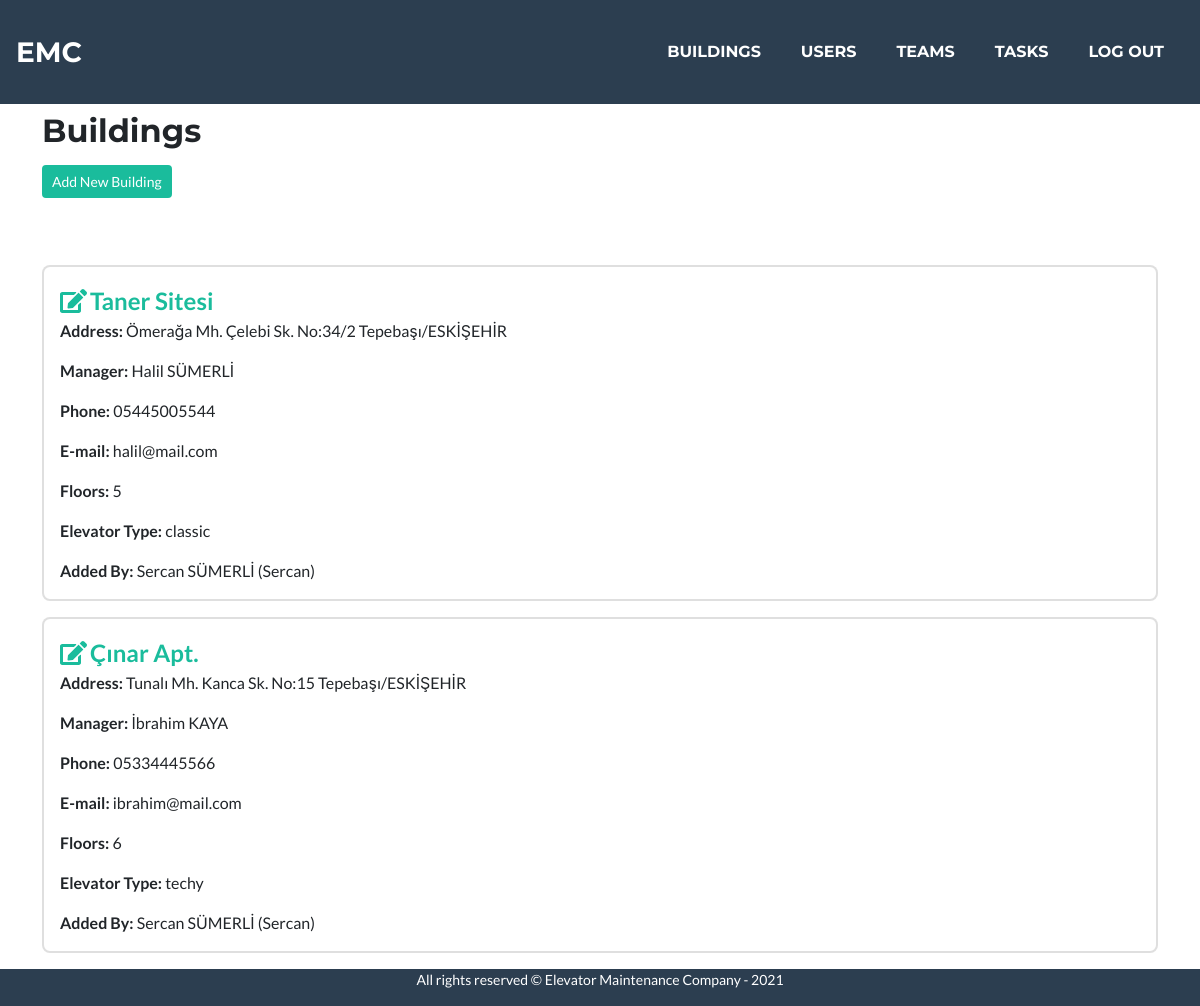
The app's page /buildings (signed in), older data.
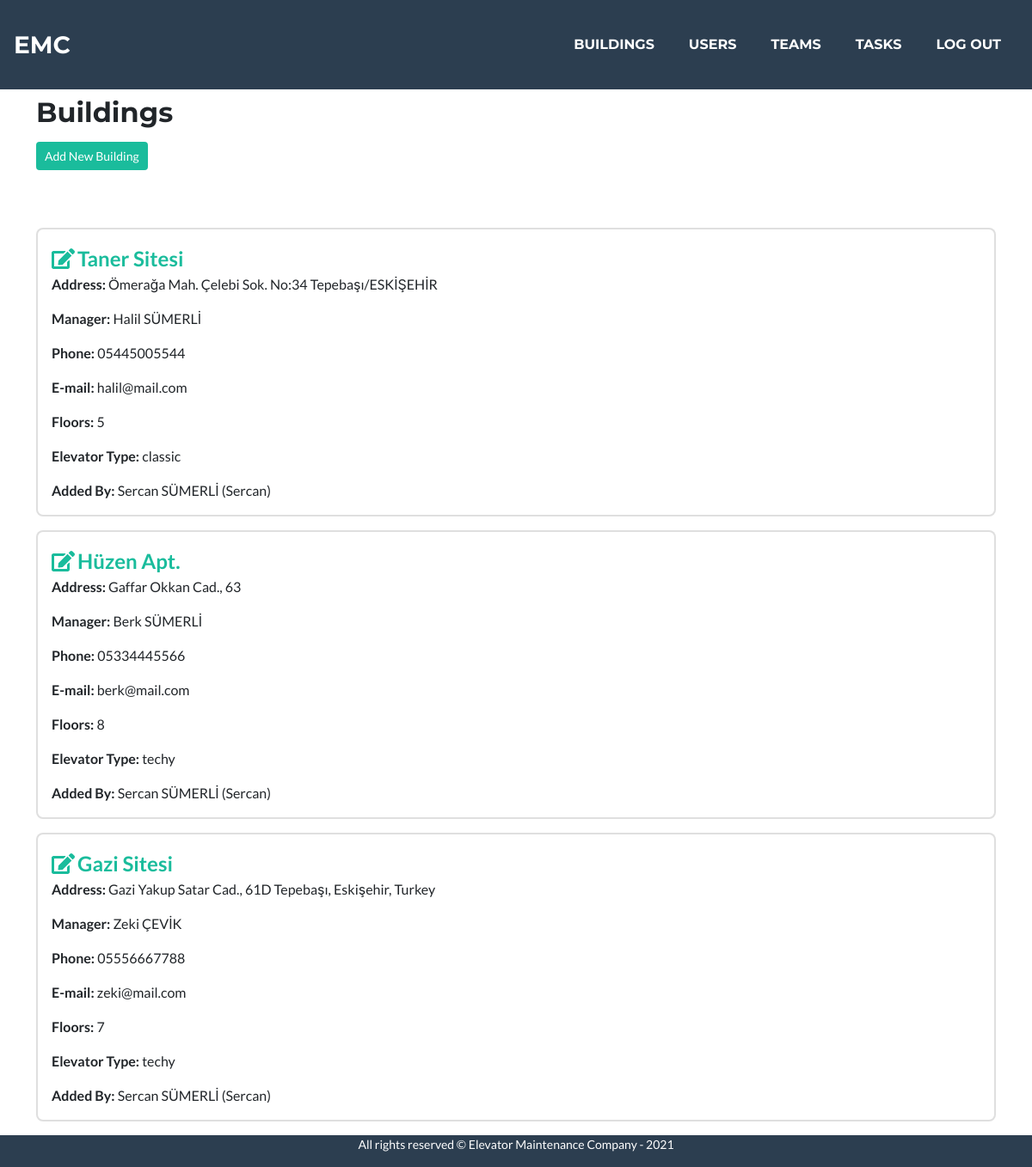
The same page, newer data.
### maintenance/models.py (models this page shows, shortened)
class Building(models.Model):
    address = models.CharField(max_length=300)
    coordinates = models.CharField(null=True, max_length=32)
    name = models.CharField(max_length=50)
    manager = models.CharField(max_length=100)
    phone_message = 'Phone number must be entered in the format: 05xxxxxxxxx'
    phone_regex = RegexValidator(
        regex=r'^(05)\d{9}$',
        message=phone_message
    )
    phone = models.CharField(validators=[phone_regex], max_length=11,
                             null=True, blank=True)
    email = models.EmailField(null=True, blank=True, max_length=100)
    floors = models.PositiveSmallIntegerField(default=2, validators=[MinValueValidator(2), MaxValueValidator(25)])
    elevator_type = models.CharField(max_length=100)
    creator = models.ForeignKey(User, on_delete=PROTECT, related_name="BuildingCreator")
    status = models.BooleanField(default=True)

class User(AbstractUser):
    confirmed = models.BooleanField(default=False)

### maintenance/views.py (the view)
# urls.py: path("buildings", views.buildings, name="buildings"),
@login_required
def buildings(request):
    buildings = Building.objects.filter(status=True)
    return render(request, "maintenance/buildings.html", {
        "buildings":buildings
    })

### maintenance/templates/maintenance/buildings.html (shortened to what this page needs)
{% extends "maintenance/layout.html" %}
{% load static %}
{% block main %}
    <h2>Buildings</h2>
    <div style="margin-top:15px; height: 100px;">
        <a href="{% url 'addBuilding' %}" class="btn btn-sm btn-primary" style="float: left;">Add New Building</a>
    </div>
    {% if buildings %}
        <section id="buildingsCardView">
        {% for building in buildings %}
            <div class="card mb-3">
                <div class="row">
                <div class="col-md-8">
                    <div class="card-body">
                        <a href="" style="text-decoration: none;"><i class="fa fa-edit" style="font-size: 24px;"></i> <strong style="font-size:24px">{{ building.name }}</strong></a>
                        <p class="card-text"><strong>Address: </strong>{{ building.address }}</p>
                        <p class="card-text"><strong>Manager: </strong>{{ building.manager }}</p>
                        <p class="card-text"><strong>Phone: </strong>{{ building.phone }}</p>
                        <p class="card-text"><strong>E-mail: </strong>{{ building.email }}</p>
                        <p class="card-text"><strong>Floors: </strong>{{ building.floors }}</p>
                        <p class="card-text"><strong>Elevator Type: </strong>{{ building.elevator_type }}</p>
                        <p class="card-text"><strong>Added By: </strong>{{ building.creator.first_name }} {{ building.creator.last_name }} ({{ building.creator.username }})</p>
                    </div>
                </div>
                </div>
            </div>
        {% endfor %}
        </section>
    {% else %}
        <div>
            <p>No buildings have been added so far. Click <strong>"Add New Building"</strong> button and add a new building.</p>
        </div>
    {% endif %}
{% endblock %}

### maintenance/templates/maintenance/layout.html (shortened to what this page needs)
{% load static %}
<!DOCTYPE html>
<html lang="en">
    <head>
        <link rel="stylesheet" href="https://cdn.jsdelivr.net/npm/bootstrap@4.5.3/dist/css/bootstrap.min.css">
        <link href="{% static 'maintenance/wstyle.css' %}" rel="stylesheet">
    </head>
    <body id="page-top">
        <nav class="navbar navbar-expand-lg bg-secondary text-uppercase fixed-top" id="mainNav">
                <a class="navbar-brand" href="/">EMC</a>
                <div class="collapse navbar-collapse" id="navbarResponsive">
                    <ul class="navbar-nav ms-auto">
                    {% if request.user.is_authenticated %}
                        <li class="nav-item mx-0 mx-lg-1"><a class="nav-link py-3 px-0 px-lg-3 rounded" href="{% url 'buildings' %}">Buildings</a></li>
                        <li class="nav-item mx-0 mx-lg-1"><a class="nav-link py-3 px-0 px-lg-3 rounded" href="{% url 'userlist' %}">Users</a></li>
                        <li class="nav-item mx-0 mx-lg-1"><a class="nav-link py-3 px-0 px-lg-3 rounded" href="{% url 'teams' %}">Teams</a></li>
                        <li class="nav-item mx-0 mx-lg-1"><a class="nav-link py-3 px-0 px-lg-3 rounded" href="{% url 'tasks' %}">Tasks</a></li>
                        <li class="nav-item mx-0 mx-lg-1"><a class="nav-link py-3 px-0 px-lg-3 rounded" href="{% url 'logout' %}">Log Out</a></li>
                    {% else %}
                        <li class="nav-item mx-0 mx-lg-1"><a class="nav-link py-3 px-0 px-lg-3 rounded" href="{% url 'register' %}">Register</a></li>
                        <li class="nav-item mx-0 mx-lg-1"><a class="nav-link py-3 px-0 px-lg-3 rounded" href="{% url 'login' %}">Login</a></li>
                    {% endif %}
                    </ul>
                </div>
        </nav>
        <main class="container" style="padding-top: 7rem;">
            {% block main %}{% endblock %}
        </main>
        <footer class="small text-center text-muted bg-secondary">
            <p id="footerText">All rights reserved &#169; Elevator Maintenance Company - 2021</p>
        </footer>
    </body>
</html>

Row changes from the older to the newer data that the page shows:
changed Building "Taner Sitesi": address "Ömerağa Mh. Çelebi Sk. No:34/2 Tepebaşı/ESKİŞEHİR" → "Ömerağa Mah. Çelebi Sok. No:34 Tepebaşı/ESKİŞEHİR"
changed Building: name "Çınar Apt." → "Hüzen Apt."; address "Tunalı Mh. Kanca Sk. No:15 Tepebaşı/ESKİŞEHİR" → "Gaffar Okkan Cad., 63"; manager "İbrahim KAYA" → "Berk SÜMERLİ"; email "ibrahim@mail.com" → "berk@mail.com"; floors "6" → "8"
added Building: name "Gazi Sitesi", address "Gazi Yakup Satar Cad., 61D Tepebaşı, Eskişehir, Turkey", manager "Zeki ÇEVİK", phone "05556667788", email "zeki@mail.com", floors "7", elevator_type "techy", creator.first_name "Sercan", creator.last_name "SÜMERLİ", creator.username "Sercan"
